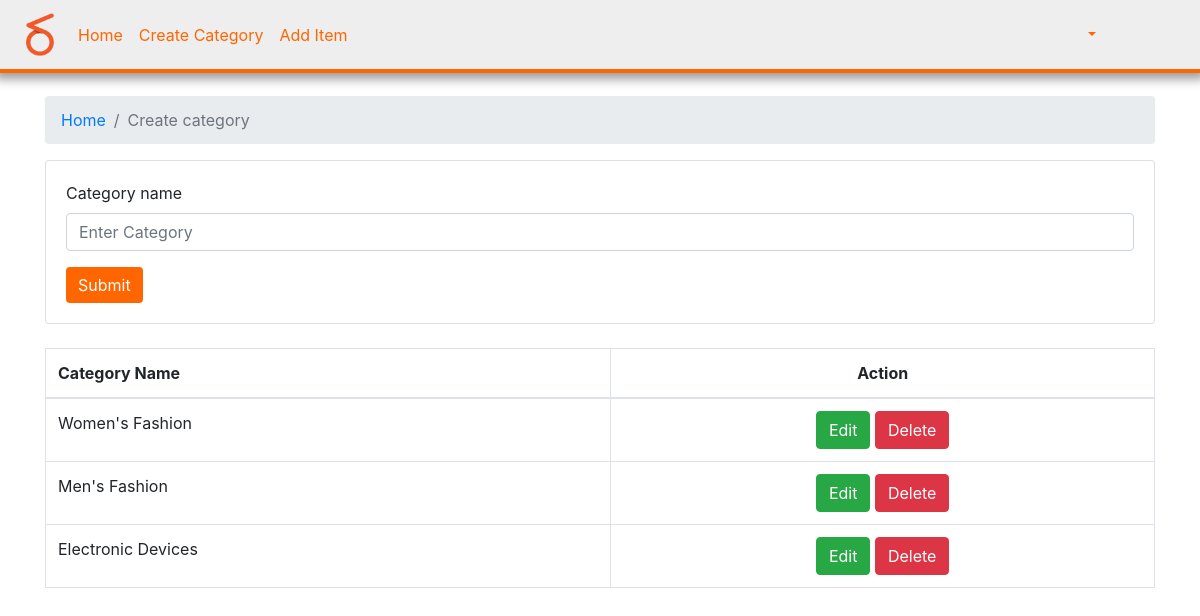
Page /index.php/categories/create on the committed database.
### tables this page shows
CREATE TABLE `categories` (
  `category_id` int(11) NOT NULL,
  `category_name` varchar(255) NOT NULL,
  `created_at` datetime NOT NULL DEFAULT CURRENT_TIMESTAMP
);

### application/controllers/Categories.php (called while the page is built, shortened)
<?php
	class Categories extends CI_Controller {
		public function create(){
			$data['title'] = 'Create category';
			$data['categories'] = $this->category_model->get_categories();
			$this->form_validation->set_rules('category_name', 'Category Name', 'required');
			if ($this->form_validation->run() === FALSE) {
				$this->load->view('templates/admin_header');
				$this->load->view('categories/create', $data);
				$this->load->view('templates/admin_footer');
			}
		}
	}
?>

### index.php (called while the page is built, shortened)
<?php
require_once BASEPATH.'core/CodeIgniter.php';

### application/models/Category_model.php (called while the page is built, shortened)
<?php
	class Category_model extends CI_Model {
		public function get_categories(){
			$this->db->order_by('category_id', 'DESC');
			$query = $this->db->get('categories');
			return $query->result_array();
		}
	}
?>

### application/views/categories/create.php (the view, shortened to what this page needs)
<ol class="breadcrumb">
	<li class="breadcrumb-item"><a href="<?php echo base_url(); ?>"> Home </a></li>
	<li class="breadcrumb-item active"><?= $title; ?></li>
</ol>
<div class="card">
	<div class="card-body">
		<?php echo form_open_multipart('categories/create'); ?>
<?php
	if (isset($categories_data)) {
		foreach($categories_data as $category_data):
?>
			<div class="form-group">
				<label> Category name </label>
				<input type="text" name="category_name" value="<?php echo $category_data['category_name']; ?>" class="form-control">
				<span class="text-danger"><?php echo form_error('category_name'); ?></span>
			</div>
			<input type="hidden" name="hidden_id" value="<?php echo $category_data['category_id']; ?>">
			<input type="submit" name="update" value="Update" class="btn btn-success">
<?php
		endforeach;
	} else {
?>
			<div class="form-group">
				<label> Category name </label>
				<input type="text" class="form-control" id="category_name" name="category_name" placeholder="Enter Category">
			</div>
			<input type="submit" name="insert" value="Submit" class="btn btn-danger" style="background-color: #ff6600; border: 0;">
<?php } ?>
		</form>
	</div>
</div>
<br>
<table class="table table-bordered table-hover">
	<thead>
		<tr>
			<th> Category Name </th>
			<th class="text-center"> Action </th>
		</tr>
	</thead>
	<tbody>
		<?php foreach ($categories as $category): ?>
			<tr>
				<td><?php echo $category['category_name']; ?></td>
				<td class="text-center">
					<a class="btn btn-success" name="update" href="<?php echo base_url(); ?>Categories/update_data/<?php echo $category['category_id']; ?>"> Edit </a>
					<a class="btn btn-danger" name="delete" href="<?php echo site_url('Categories/del/'.$category['category_id']) ?>" onclick="return confirm('Are you Sure?')"> Delete </a>
				</td>
			</tr>
		<?php endforeach; ?>
	</tbody>
</table>

### rows in the picture
categories: category_name "Women's Fashion"
categories: category_name "Men's Fashion"
categories: category_name "Electronic Devices"

### other values in the picture
$title "Create category"
